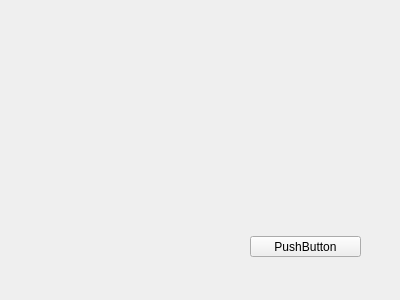
<?xml version="1.0" encoding="UTF-8"?>
<ui version="4.0">
 <class>Form</class>
 <widget class="QWidget" name="Form">
  <property name="geometry">
   <rect>
    <x>0</x>
    <y>0</y>
    <width>400</width>
    <height>300</height>
   </rect>
  </property>
  <property name="windowTitle">
   <string>Form</string>
  </property>
  <widget class="QPushButton" name="pushButton">
   <property name="geometry">
    <rect>
     <x>250</x>
     <y>236</y>
     <width>111</width>
     <height>21</height>
    </rect>
   </property>
   <property name="text">
    <string>PushButton</string>
   </property>
  </widget>
 </widget>
 <resources/>
 <connections/>
</ui>
